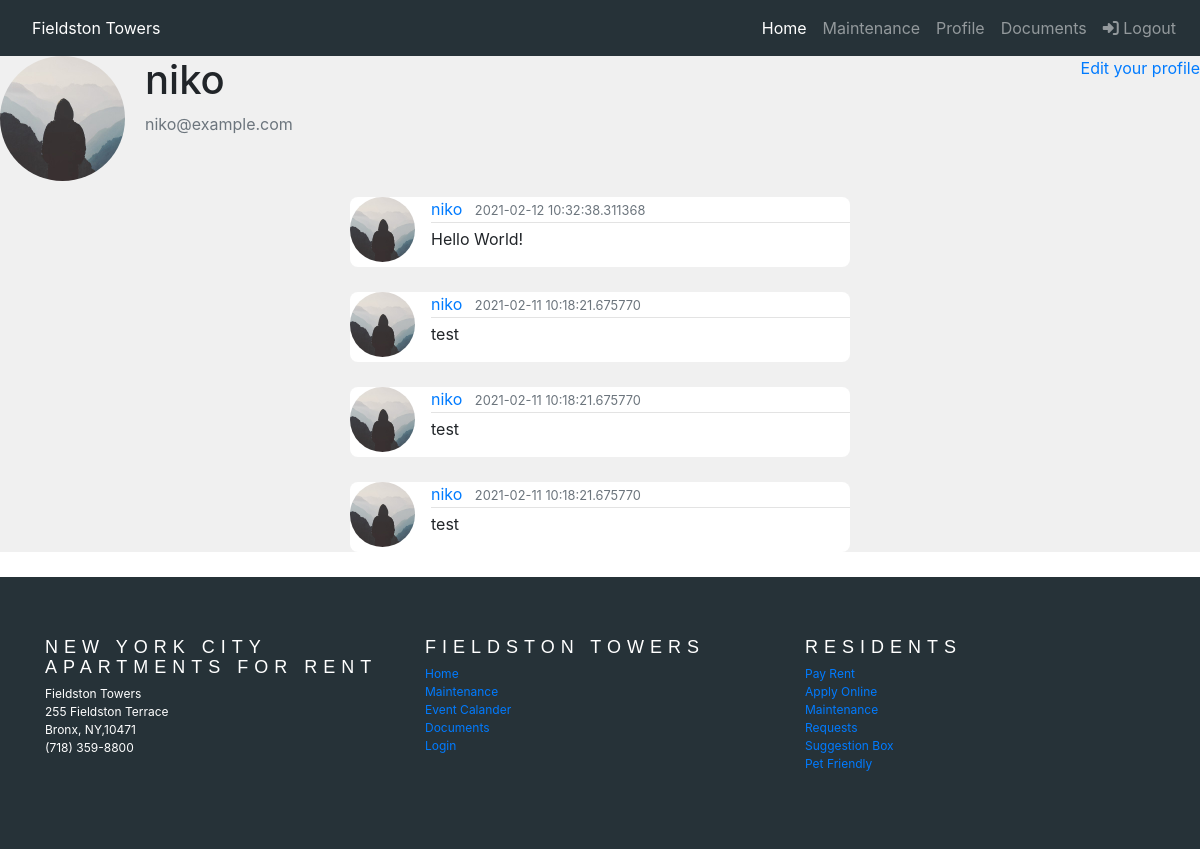
The app's page /user/niko (signed in), older data.
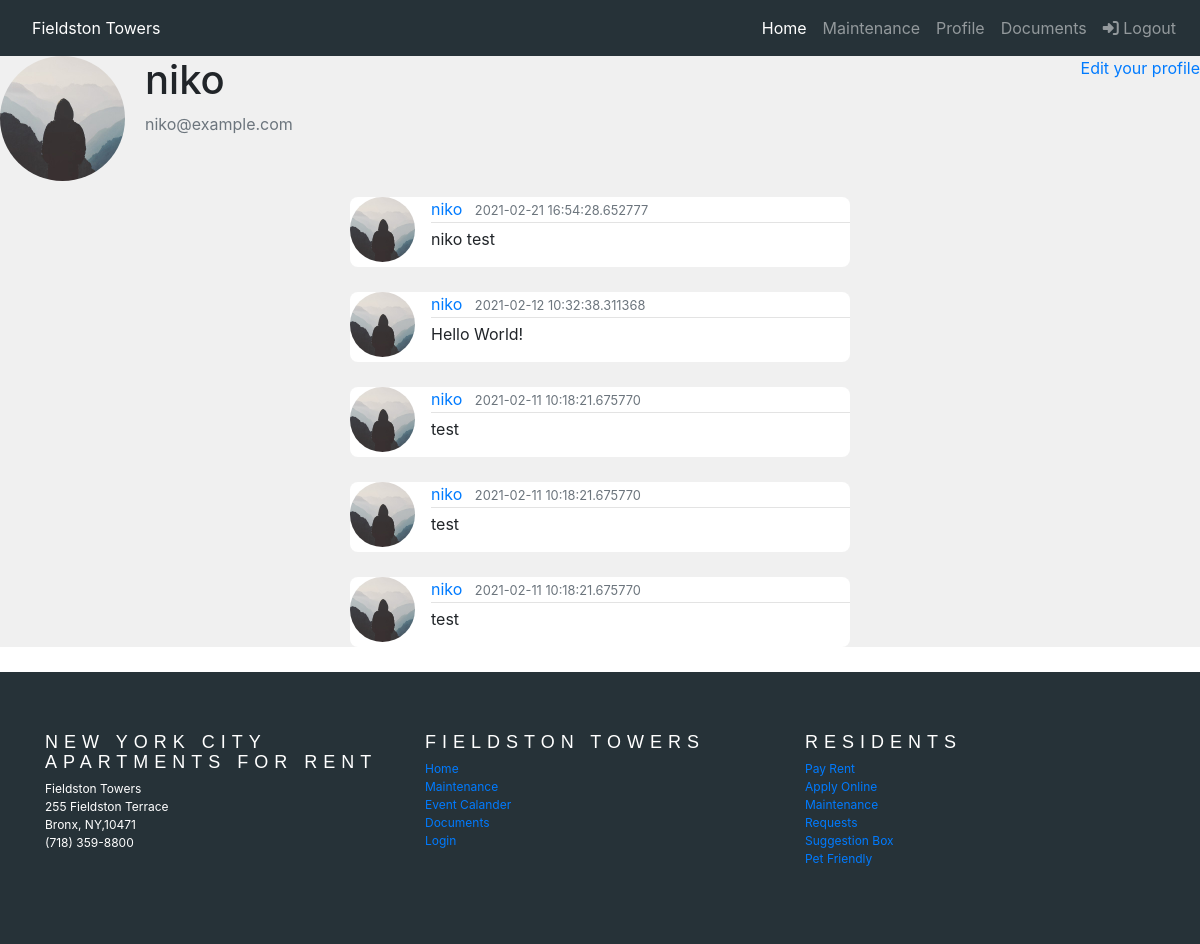
The same page, newer data.
### app/models.py (models this page shows, shortened)
class CommunityBoard(db.Model):
    id = db.Column(db.Integer, primary_key=True)
    body = db.Column(db.String)
    timestamp = db.Column(db.DateTime, index=True, default=datetime.utcnow())
    user_id = db.Column(db.Integer, db.ForeignKey('user.id'))

class User(UserMixin, db.Model):
    id = db.Column(db.Integer, primary_key=True)
    username = db.Column(db.String(64), index=True, unique=True)
    firstName = db.Column(db.String(60))
    lastName = db.Column(db.String(60))
    phoneNumber = db.Column(db.String(11))
    email = db.Column(db.String(120), index=True, unique=True)
    password_hash = db.Column(db.String(128))
    admin = db.Column(db.Boolean, default=False)

### app/routes.py (the view)
@app.route('/user/<username>')
@login_required
def user(username):
    image_file = url_for('static', filename='profile_pics/default.jpg')
    user = User.query.filter_by(username=username).first_or_404()
    posts = CommunityBoard.query.order_by(CommunityBoard.timestamp.desc()).all()
    return render_template('user.html', user=user, posts=posts, image_file=image_file)

### app/models.py (called while the page is built)
@login.user_loader
def load_user(id):
    return User.query.get(int(id))

### app/templates/user.html (shortened to what this page needs)
{% extends "base.html" %}
{% block custom_styles %}
<link href="{{ url_for('static', filename='css/profile.css') }}" rel="stylesheet">
{% endblock %}
{% block content %}
<main class="background-grey">
    <div class="media">
        <img class="rounded-circle account-img" src="{{ image_file }}">
        <div class="media-body">
            <h2 class="account-heading">{{ current_user.username }}</h2>
            <p class="text-secondary">{{ current_user.email }}</p>
        </div>
        {% if user == current_user %}
        <p><a href="{{ url_for('edit_profile') }}">Edit your profile</a></p>
        {% endif %}
    </div>
    <section class="container">
        {% for post in posts %}
        <div id="space">
            <article class="media content-section">
                <img class="rounded-circle article-img"
                     src="{{ url_for('static', filename='profile_pics/default.jpg')}}">
                <div class="media-body">
                    <div class="article-metadata">
                        <a class="mr-2" href="#">{{ current_user.username }}</a>
                        <small class="text-muted">{{ post.timestamp}}</small>
                    </div>
                    <p class="article-content">{{ post.body }}</p>
                </div>
            </article>
        </div>
        {% endfor %}
    </section>
</main>
{% endblock %}

Row changes from the older to the newer data that the page shows:
added CommunityBoard: {{ current_user.username }} "niko", timestamp "2021-02-21 16:54:28.652777", body "niko test"
